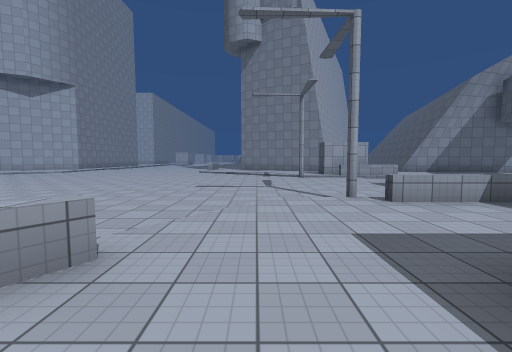
[1] (above)

23 first-person views from a walk through a scene from a Unity 3-D project. The camera is 1.5 m above the floor, tilts 4° down and sees 90° across. The floor is counted in squares, 2 m on a side. Each view is taken from the middle of a square. On the plan, view 1 faces up. The plan holds only what a view shows up to about 9 squares ahead; the rest is blank. The place goes on beyond the plan. The player is left out. Surface patterns are stand-ins for the level's own textures.

[2]
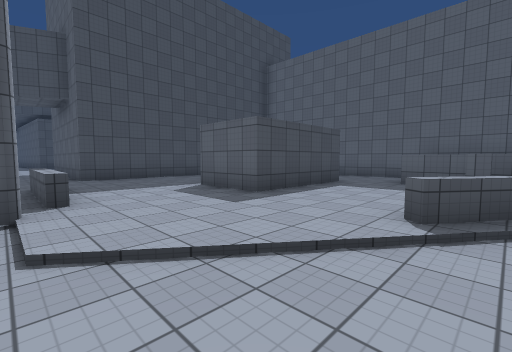

[3]
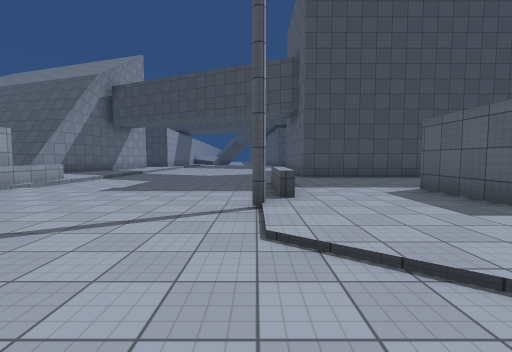

[4]
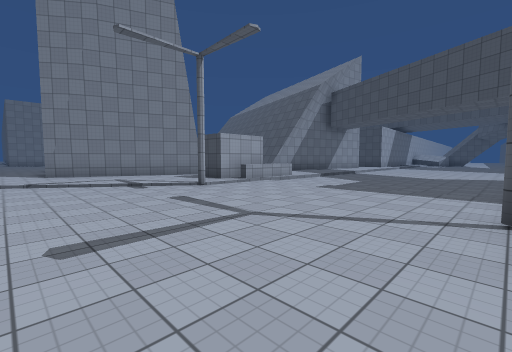

[5]
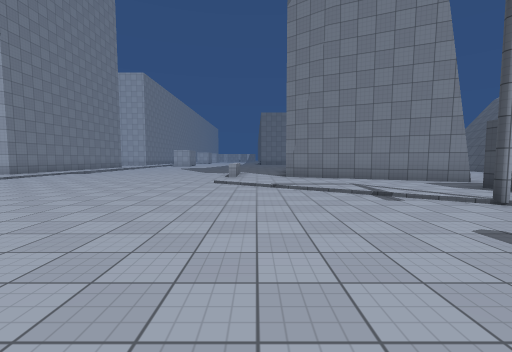

[6]
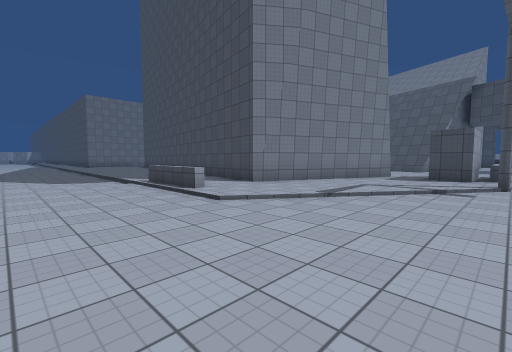

[7]
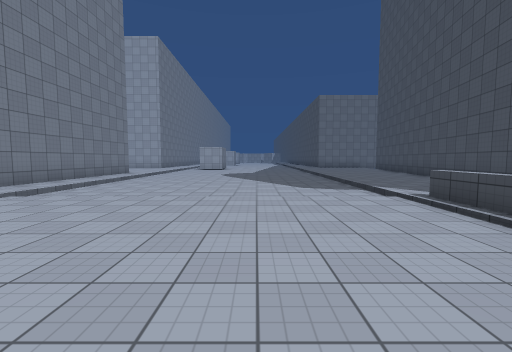

[8]
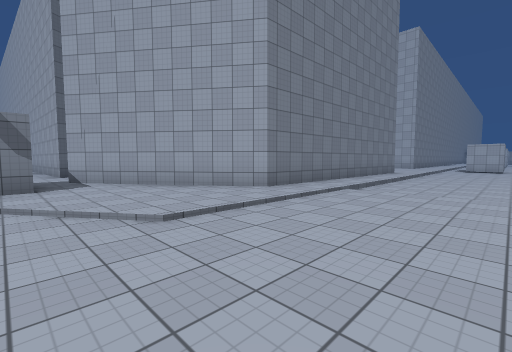

[9]
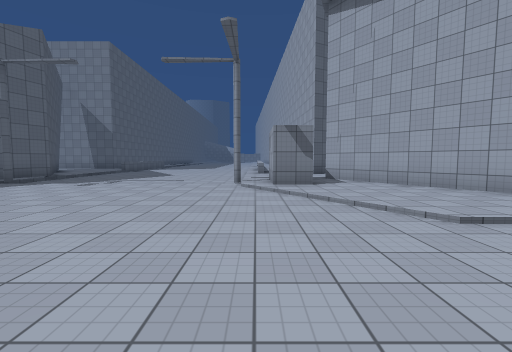

[10]
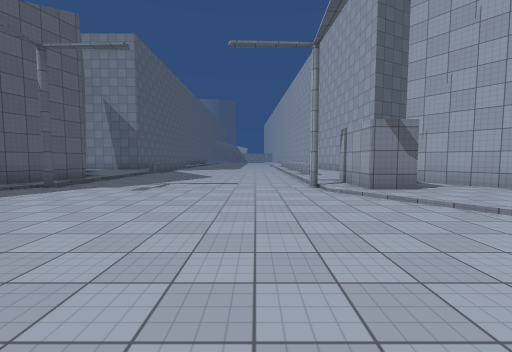

[11]
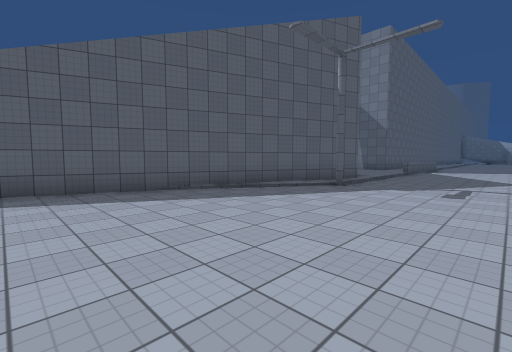

[12]
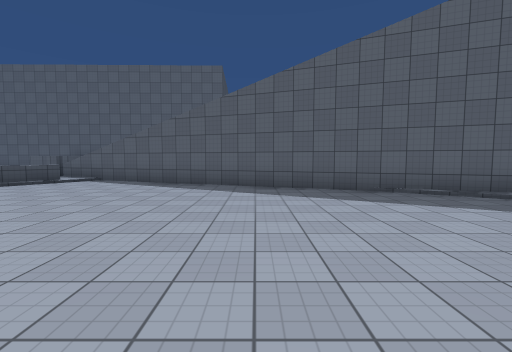

[13]
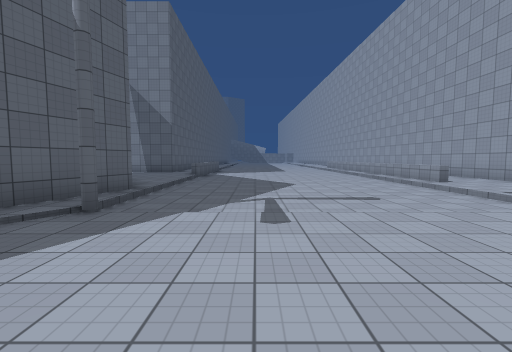

[14]
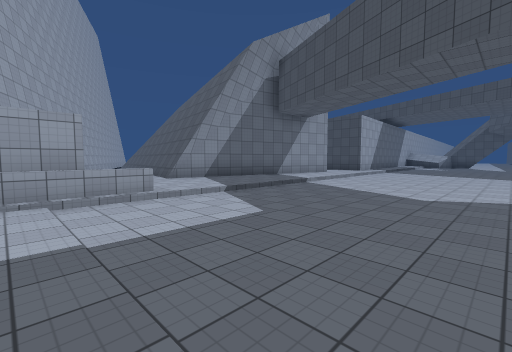

[15]
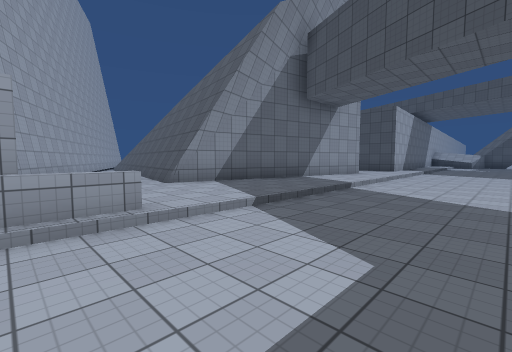

[16]
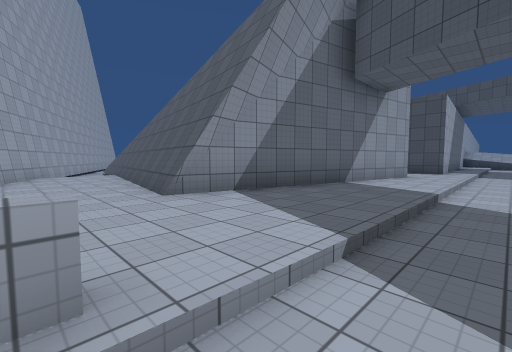

[17]
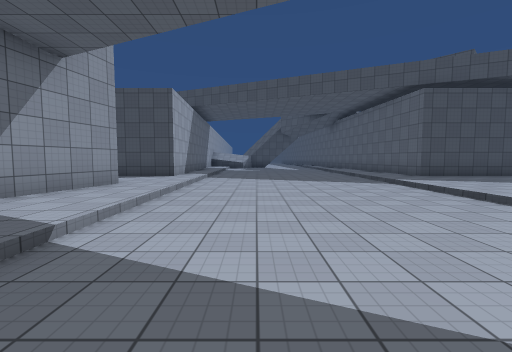

[18]
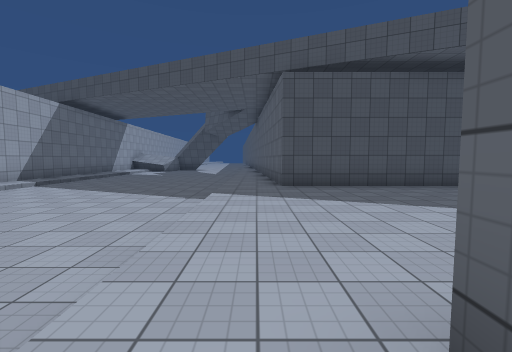

[19]
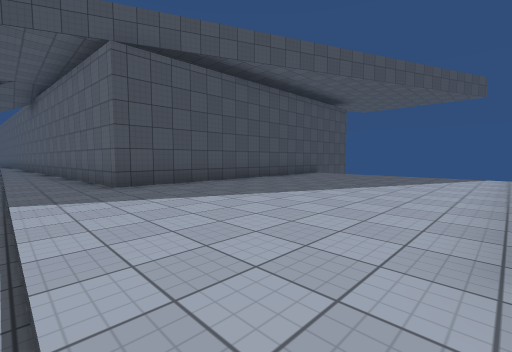

[20]
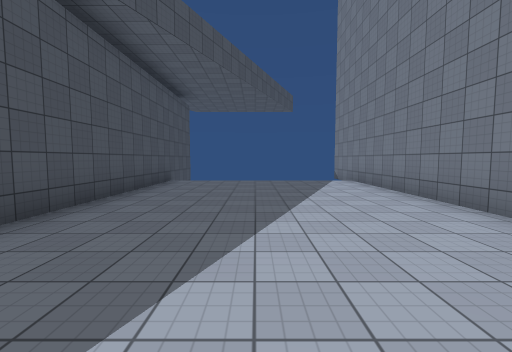

[21]
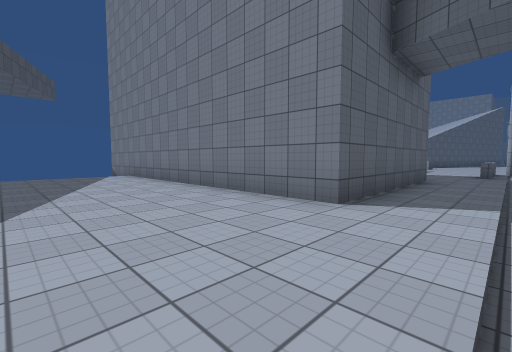

[22]
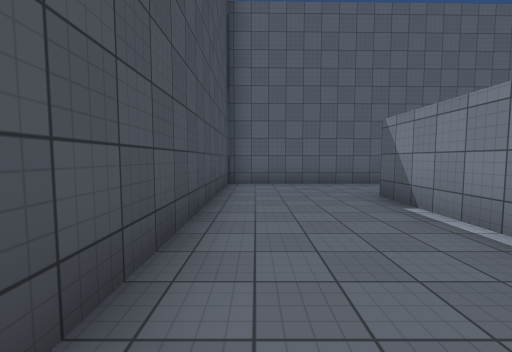

[23]
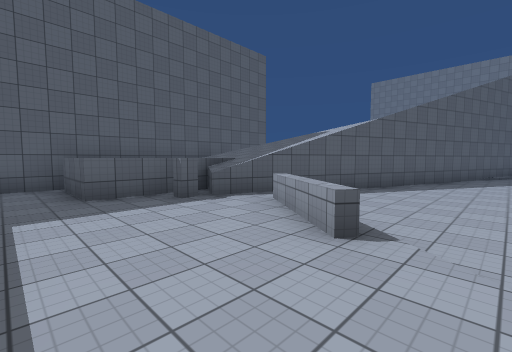

### Floor plan
Key: @ floor where view 1 was taken; # wall or solid block; . main floor; : floor 0.25 m higher than the main floor; / step, stairs or slope; = window, fence, low wall or low ledge; ^ raised ledge.
Columns run from 21 left of view 1 to 21 right of it. Each row starts with its distance up from view 1.
 24            ...
 23          #:......./:::#
 22          #:......./::##
 21          #/......./::#     ##
 20          #/......./: #     #::#
 19          #/.......:: #    ##::#
 18         ##/.......^::#    #:::#
 17        ##:/.......^::#    #:::#
 16      ###::/.......:::###   :::#
 15 ### ##::::/.......:::::###  :##
 14 ::::::::::/......../::::::  :#####     #
 13  ::::##:/.........../::::: ::::::####::#
 12 ^^:::::/............../:/##::::::::::::###
 11 ......#......  ........#/^^^//////////////
 10 .............   ..........................
  9 ............ .............................
  8 ..........................................
  7 ..........................................
  6 ..........................................
  5 .....#................/#.//////////////////
  4 :::##:/............../:::::::::::::::::::::
  3 ::  ####/.........../:::::::#####::::::####
  2        ####........==:::::::#   #::::::#
  1           ####.....^:::##:::#   #::::::#
  0              ####.==:@:##:::#   #::::::#
 -1                 ##^^:::##:::#   #::::::#
 -2                  ^^::::##:::#   #::::::#
 -3                  ^ ^^^::::::#   #::::::#
 -4                      ^::::::#   #::::::#
 -5                    ##########   #      #

Positions as (right, up) in squares from view 1, and headings:
1: (0, 0), facing up
2: (-2, 5), facing down-right
3: (-2, 5), facing right
4: (-2, 5), facing up-right
5: (-2, 7), facing up
6: (-6, 11), facing up-right
7: (-6, 14), facing up
8: (-8, 13), facing up-left
9: (-8, 12), facing left
10: (-9, 10), facing left
11: (-9, 8), facing down-left
12: (-9, 8), facing down
13: (-12, 7), facing left
14: (4, 6), facing up-right
15: (5, 8), facing up-right
16: (6, 10), facing up-right
17: (9, 9), facing right
18: (11, 4), facing right
19: (12, 5), facing down-right
20: (15, 4), facing down
21: (15, 5), facing down-left
22: (6, 3), facing down
23: (1, 3), facing down-left
